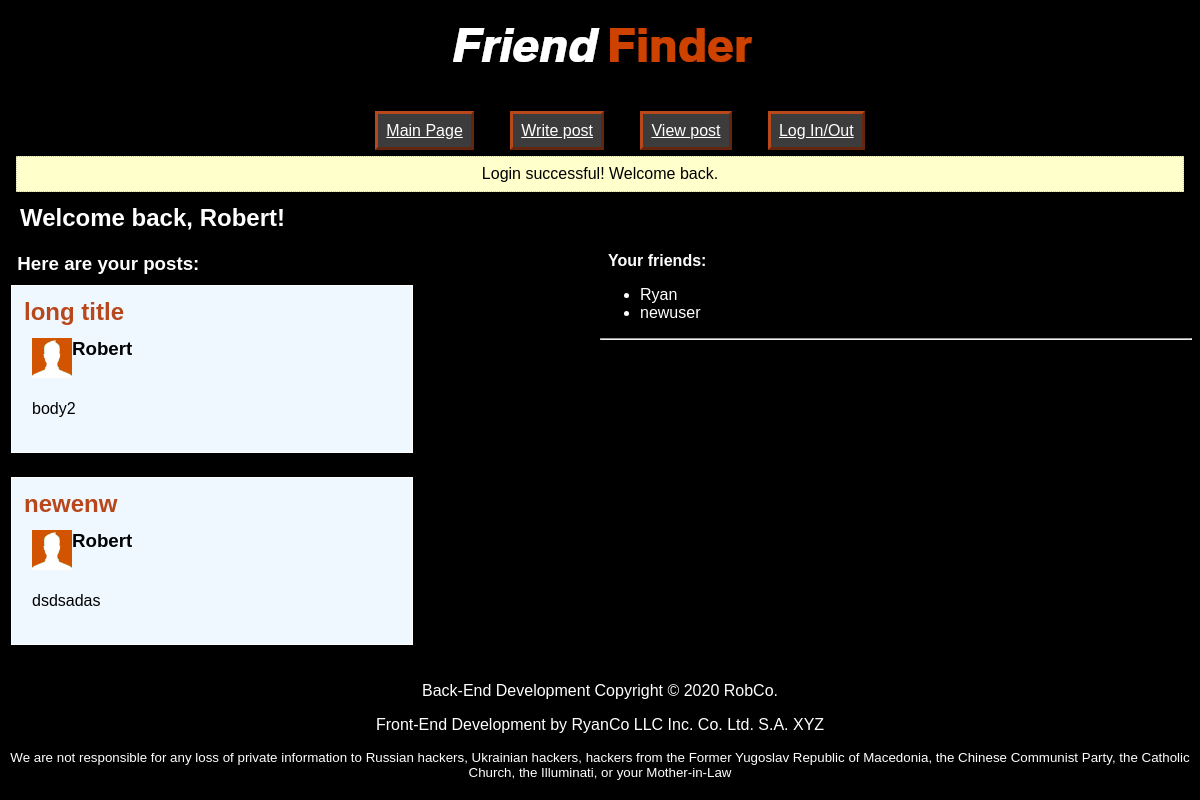
/index.php (signed in), run on an earlier commit of the app's database.
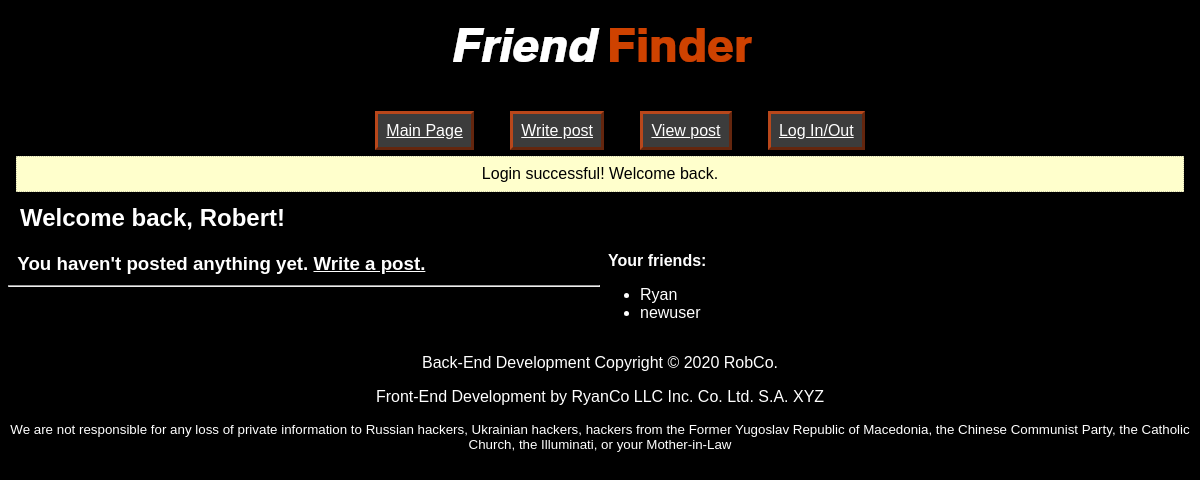
And on a later commit of the database.
### tables this page shows
CREATE TABLE `posts` (
  `short_title` tinytext NOT NULL,
  `title` text NOT NULL,
  `body` longtext NOT NULL,
  `UID` int(11) NOT NULL,
  `likes` int(11) NOT NULL DEFAULT 0
);

### db.php (called while the page is built, shortened)
<?php
function get_UID($uname1) {
  $db = mysqli_connect("localhost", "root", "", "friendfinder");
  $idquery = "SELECT UID FROM users WHERE name = '$uname1'";
  $idquery1 = mysqli_query($db, $idquery);
  $array = array();
  while ($row = mysqli_fetch_assoc($idquery1)) {
      array_push($array, $row['UID']);
  }
  $userid = $array[0];
  return $userid;
}
function get_num_posts($id) {
  $countposts = get_posts_id($id);
  $array2 = array();
  while ($row2 = mysqli_fetch_assoc($countposts)) {
      array_push($array2, $row2['short_title']);
  }
  $numPosts = sizeof($array2);
  return $numPosts;
}
function get_username_from_id($uid){
  $db = mysqli_connect("localhost", "root", "", "friendfinder");
  $namequery = "SELECT name FROM users WHERE UID = '$uid'";
  $runquery = mysqli_query($db, $namequery);
  $array = array();
  while ($row = mysqli_fetch_assoc($runquery)) {
    array_push($array, $row['name']);
  }
  return $array[0];
}
function get_posts_id($id) {
  $db = mysqli_connect("localhost", "root", "", "friendfinder");
  return $db->query("SELECT * FROM posts WHERE UID = '$id'");
}
function get_friends($uid) {
  $db = mysqli_connect("localhost", "root", "", "friendfinder");
  $friendquery1 = "SELECT uid2 FROM friend WHERE uid1 = '$uid'";
  $friendquery2 = "SELECT uid1 FROM friend WHERE uid2 = '$uid'";
  $fq1 = mysqli_query($db, $friendquery1);
  $fq2 = mysqli_query($db, $friendquery2);
  $array3 = array();
  while ($row = mysqli_fetch_assoc($fq1)) {
      array_push($array3, $row['uid2']);
  }
  $array4 = array();
  for ($i = 0; $i < sizeof($array3); $i++){
      $uid = $array3[$i];
      $namequery = "SELECT name FROM users WHERE UID = '$uid'";
      $nq = mysqli_query($db, $namequery);
      while ($row = mysqli_fetch_assoc($nq)) {
          array_push($array4, $row['name']);
      }
  }
  return $array4;
}
?>

### index.php (the view)
<?php
include("top.php");
include ("db.php");
if (!isset($_SESSION["name"])) {    ?>
</style>
    <h2>Welcome!</h2>
    <p>Would you like to <a href="user.php">sign up?</a></p>
    <br><br>
    <?php
}
else {
    $name = $_SESSION["name"];
    $userid = get_UID($name);
    ?>
    <h2>Welcome back, <?= $name ?>!</h2>
    <div id="leftcolumn">
        <?php
        $numposts = get_num_posts($userid);
        if ($numposts == 0){
            ?>
            <h3>You haven't posted anything yet. <a href="writepost.php">Write a post.</a></h3>
            <?php
        } else{     ?>
        <h3>Here are your posts:</h3>
        <?php
        foreach (get_posts_id(get_UID($name)) as $row) { ?>
        <div class="indent">
            <h2 id="read"><?= $row["title"] ?><br></h2>
            <div id="small">
                <img src='head_pumpkin.png'/>
                <h3 id="name"><?= get_username_from_id($row["UID"]);?></h3>
            </div>
            <p id="body"><?= $row["body"] ?></p><br>
        </div>
    <br>
    <?php
    }
}?>
</div>
    <div id="rightcolumn">
        <div id="friendlist">
        <h4>Your friends:</h4>
        <?php
        $friendslist = get_friends($userid);
        if (sizeof($friendslist) > 0){  ?>
        <ul>
            <?php
            for ($j = 0; $j < sizeof($friendslist); $j++){
                ?> <li class="whitetext"><?= $friendslist[$j]; ?></li> <?
            }
            ?>
        </ul>
        <?php
        } else {  ?>
            <h4> You don't have any friends.</h4>
            <?php
            }?>
        </div>
    </div>
    <br>
    <?php
}
include("bottom.php"); ?>

What changed in the data, as far as the page shows it:
removed posts: title "long title", UID "Robert", body "body2"
removed posts: title "newenw", UID "Robert", body "dsdsadas"
Also different on the page:
text no longer shown: "Here are your posts:"
text now shown: "You haven't posted anything yet. Write a post."
